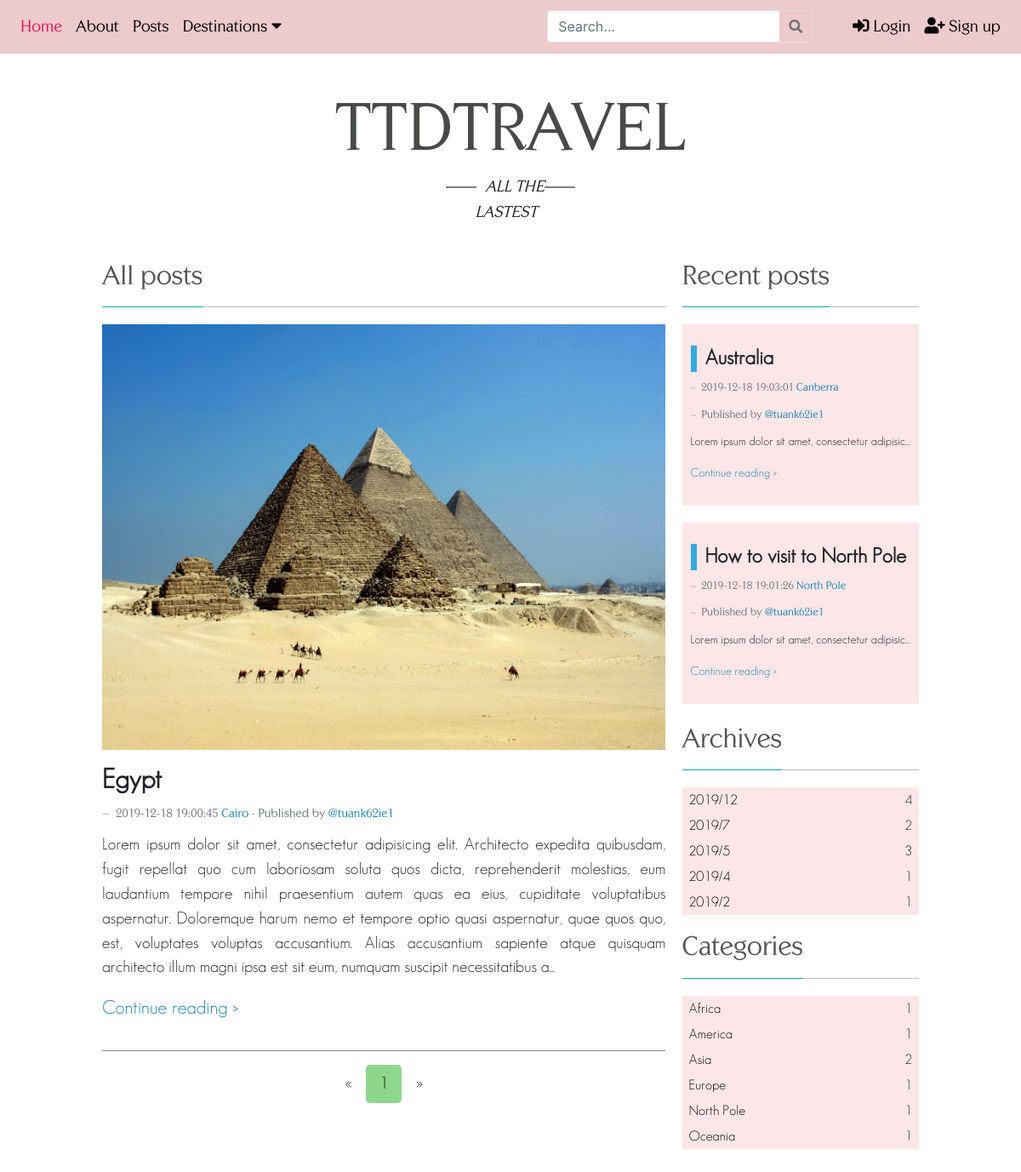
The page /all_post.php?categories=africa on the database its author committed.
### tables this page shows
CREATE TABLE `location` (
  `location_id` int(11) NOT NULL,
  `city` varchar(45) DEFAULT NULL,
  `country` varchar(45) DEFAULT NULL,
  `continent_id` int(11) NOT NULL,
  `post_id` int(11) NOT NULL
);

CREATE TABLE `post` (
  `post_id` int(11) NOT NULL,
  `title` varchar(100) NOT NULL,
  `text` text NOT NULL,
  `publish_date` datetime NOT NULL DEFAULT CURRENT_TIMESTAMP,
  `thumbnail_img` varchar(300) NOT NULL DEFAULT 'images/no-thumbnail.jpg',
  `user_id` int(11) NOT NULL DEFAULT '1'
);

### core/data/PDOData.php (called while the page is built, shortened)
<?php
	class PDOData {
		private $db = null;
    private $servername = "localhost:3307";
    private $database = "ttd_travel";
    private $username = "root";
    private $password = "quangtuan99";
		public function __construct() {
			try {
				$this->db = new PDO("mysql:host=$this->servername;dbname=$this->database", $this->username, $this->password);
			} catch(PDOException $e) { echo $e->getMessage();	}
		}
		public function __destruct() {
			try {
				$this->db = null;
			} catch(PDOException $e) { echo $e->getMessage();	}
		}
		public function doQuery($query) {
			$ret = array();
			try {
				$stmt = $this->db->query($query);
				if ($stmt) {
					while ($row = $stmt->fetch(PDO::FETCH_ASSOC)) {
						$ret[] = $row;
					}
				}
			} catch(PDOException $e) {	echo $query; }
			return $ret;
		}
		public function doPreparedQuery($queryTmpl, $paras) {
			$ret = array();
			try {
				$stmt = $this->db->prepare($queryTmpl);
				foreach ($paras as $k=>$v) $stmt->bindValue($k+1, $v);
				$stmt->execute();
				while ($row = $stmt->fetch(PDO::FETCH_ASSOC)) {
					$ret[] = $row;
				}
			} catch(PDOException $e) {	echo $e; }
			return $ret;
		}
	}

### all_post/model/AllPost.php (called while the page is built, shortened)
<?php
require_once("core/data/PDOData.php");
class AllPost {
  public function getRecentPostRight(){
    $db = new PDOData();
    $data = $db->doQuery("
      select p.*, l.city
      from post p
      inner join location l
      on l.post_id = p.post_id
      order by p.publish_date desc limit 2;
    ");
    return $data;
  }
  public function getArchives(){
    $db = new PDOData();
    $data = $db->doQuery("
      select  concat(year(publish_date), \"/\", month(publish_date)) as archived_date,
              count(post_id) as post_count
      from ttd_travel.post
      group by year(publish_date), month(publish_date) desc;
    ");
    return $data;
  }
  public function getCategories(){
    $db = new PDOData();
    $data = $db->doQuery("
      select c.continent_name, count(p.post_id) as post_count
      from post p
      inner join location l
      on l.post_id = p.post_id
      inner join continent c
      on c.continent_id = l.continent_id
      group by c.continent_name;
    ");
    return $data;
  }
  public function getPostByContinent($continent, $pageNumber, $pageSize) {
    $db = new PDOData();
    $rows = $db->doPreparedQuery("
      select p.*, l.city, c.continent_name
      from post p
      inner join location l
      on l.post_id = p.post_id
      inner join continent c
      on c.continent_id = l.continent_id
      where c.continent_name = ?
      order by p.publish_date desc;
    ", array($continent));
    $beginIndex = $pageNumber * $pageSize;
    $endIndex = $beginIndex  + $pageSize;
    if ($endIndex > count($rows)) $endIndex = count($rows);
    $ret = array();
    for ($i = $beginIndex; $i < $endIndex; $i++)
    $ret[] = $rows[$i];
    return $ret;
  }
}

### all_post/view/AllPostView.php (the view, shortened to what this page needs)
<?php
class AllPostView {
  private $data;
  public function __construct($data) {
    $this->data = $data;
  }
  public function recentPostRightView() {
    $html = "";
    foreach ($this->data as $row){
      $html .= '
      <div class="recent-post-container row">
        <div class="post-title-container">
          <h4 class="post-title hvr-animation-blue" href="#detailPostModal'.$row["post_id"].'" data-toggle="modal">'.$row["title"].'</h4>
        </div>
        <div class="datetime-location" style="font-size: 14px;">
          <footer class="blockquote-footer">
            <span>'.$row["publish_date"].'</span>
            <span class="location hvr-animation-blue">'.$row["city"].'</span>
          </footer>
        </div>
        <div class="datetime-location" style="font-size: 14px;">
          <footer class="blockquote-footer">
            <span>Published by </span>
            <span class="username hvr-animation-blue">@tuank62ie1</span>
          </footer>
        </div>
        <p class="post-content text-truncate" style="font-size: 14px;">'.$row["text"].'</p>
        <p class="read-more hvr-animation-blue" href="#detailPostModal'.$row["post_id"].'" data-toggle="modal" style="font-size: 14px;">Continue reading ></p>
      </div>
    ';
    }
    return $html;
  }
  public function archivesView() {
    $html = "";
    foreach ($this->data as $row){
      $date = explode("/", $row["archived_date"]);
      $year = (int)$date[0];
      $month = (int)$date[1];
      $html .= '
      <li class="archive-item grow">
        <div class="row" style="width: 100%; margin-left: auto; margin-right: auto;">
          <div class="col-md" style="padding: 0; margin-left: 3px;">
          <a href="./all_post.php?year='.$year.'&&month='.$month.'" style="color:black; text-decoration:none;"><p class="text">'.$row["archived_date"].'</p></a>
          </div>
          <div class="col-"><p class="counter">'.$row["post_count"].'</p></div>
        </div>
      </li>
      ';
    }
    return $html;
  }
  public function categoriesView() {
    $html = "";
    foreach($this->data as $row){
      $continent = strtolower($row["continent_name"]);
      $continent = str_replace(' ', '', $continent);
      $html .= '
      <li class="category-item grow">
        <div class="row" style="width: 100%; margin-left: auto; margin-right: auto;">
          <div class="col-md" style="padding: 0; margin-left: 3px;">
          <a href="./all_post.php?categories='.$continent.'" style="text-decoration:none; color:black;"><p class="text">'.$row["continent_name"].'</p></a>
          </div>
          <div class="col-"><p class="counter">'.$row["post_count"].'</p></div>
        </div>
      </li>
      ';
    }
    return $html;
  }
}

### all_post/view/AllPostListView.php (shortened to what this page needs)
<?php
class AllPostListView {
  private $data;
  private $page_num;
  private $current_page;
  private $categories;
  public function __construct($data, $page_num, $current_page, $categories) {
    $this->data = $data;
    $this->page_num = $page_num;
    $this->current_page = $current_page;
    $this->categories = $categories;
  }
  public function postByPageView() {
    $html = "";
    foreach ($this->data as $row){
      $string = $row["text"];
      $string = (strlen($string) > 500) ? substr($string, 0, 490).'...' : $string;
      $html .= '
      <li>
        <div class="postcontent">
          <div class="image-container">
            <img src="'.$row["thumbnail_img"].'" href="#detailPostModal'.$row["post_id"].'" data-toggle="modal">
          </div>
          <div class="text-container">
            <h2 class="post-title hvr-animation-blue" href="#detailPostModal'.$row["post_id"].'" data-toggle="modal">'.$row["title"].'</h2>
            <br>
            <div class="datetime-location">
              <footer class="blockquote-footer">
                <span>'.$row["publish_date"].'</span>
                <span class="location hvr-animation-blue">'.$row["city"].'</span>
                <span> · Published by </span>
                <span class="username hvr-animation-blue">@tuank62ie1</span>
              </footer>
            </div>
            <p class="post-content">'.$string.'</p>
            <p class="read-more hvr-animation-blue" href="#detailPostModal'.$row["post_id"].'" data-toggle="modal">Continue reading ></p>
          </div>
        </div>
      </li>
      <hr class="horizontal-line">
      ';
    }
    $html .= '
    <div class="text-center">
      <div class="pagination">
        <a href="?categories='.$this->categories.'&&p='.($this->current_page>0 ? $this->current_page : $this->current_page+1).'">&laquo;</a>';
        for ($i = 0; $i < $this->page_num; ++$i){
          if ($i != $this->current_page){
            $html .= '
            <a href="?categories='.$this->categories.'&&p='.($i+1).'">'.($i+1).'</a>
            ';
          }
          else {
            $html .= '
            <a class="active" href="#">'.($i+1).'</a>
            ';
          }
        }
        $html .= '
        <a href="?categories='.$this->categories.'&&p='.($this->current_page+1<$this->page_num ? $this->current_page+2 : $this->current_page+1).'">&raquo;</a>
      </div>
    </div>
    ';
    return $html;
  }
}
?>

### css/master.css (style rules this page uses)
* { box-sizing: border-box; }
span { font-weight: lighter; font-family: 'centabel' !important; }
.grow { transition: all .3s ease-in-out; }
.hvr-animation-blue { display: inline-block; text-decoration: none; cursor: pointer; }
.hvr-animation-blue::after { content: ''; display: block; width: 0; height: 2px; background: #1885b8; transition: width .3s; }
.horizontal-line { border-top: solid 1px #878787; }
img { max-width: 100%; max-height: 100%; }
.location { color: #1885b8; }
.username { color: #1885b8; }

### css/new-modal.css (style rules this page uses)
.row, .col-sm-1 { margin: 0; padding: 0; }

### css/all-post.css (style rules this page uses)
.post-title-container { width: 100%; }
.all-post-right span { font-size: 13px; }
.post-title { margin-top: 15px; display: inline-block; font-size }
.read-more { display: inline-block; cursor: pointer; font-size: 115%; }
.postcontent .post-title { transition: color .3s; }
.datetime-location { color: gray; margin-bottom: 10px; font-size: 18px; }
.location { color: #1885b8; }
.username { color: #1885b8; }
.read-more { color: #1885b8; }
.image-container img { width: 100%; height: 500px; cursor: pointer; }
.pagination { display: inline-block; }
.pagination a { color: black; float: left; padding: 8px 16px; text-decoration: none; transition: background-color .3s; border-radius: 5px; }
.pagination a.active { background-color: #8fd68d; border-radius: 5px; }
.category-list li, .archive-list li { height: 30px; background-color: #fce6e7; padding-left: 5px; padding-right: 8px; padding-top: 3px; }
.recent-post-container { background-color: #fce6e7; transition: background-color .2s; padding: 10px; margin-bottom: 20px; }
.recent-post-container .post-title { border-left: 7px solid #32aae1; padding-left: 10px; }
.post-title { font-family: Geosanslight; font-weight: bold; }
.recent-post .post-title { transition: color .3s; }

### rows shown on the page
location: post.thumbnail_img (picture), post.title "Egypt", post.publish_date "2019-12-18 19:00:45", city "Cairo", post.text "Lorem ipsum dolor sit amet, consectetur adipisicing elit. Architecto expedita quibusdam, fugit repellat quo cum laboriosam soluta quos dicta, reprehenderit molestias, eum laudantium tempore nihil praesentium autem quas ea eius, cupiditate voluptatibus aspernatur. Doloremque harum nemo et tempore optio quasi aspernatur, quae quos quo, est, voluptates voluptas accusantium. Alias accusantium sapiente atque quisquam architecto illum magni ipsa est sit eum, numquam suscipit necessitatibus a..."
location: post.title "Australia", post.publish_date "2019-12-18 19:03:01", city "Canberra", post.text "Lorem ipsum dolor sit amet, consectetur adipis…"
location: post.title "How to visit to North Pole", post.publish_date "2019-12-18 19:01:26", city "North Pole", post.text "Lorem ipsum dolor sit amet, consectetur adipis…"

### other values the page prints
$row["archived_date"] "2019/12"
$row["post_count"] "4"
$row["archived_date"] "2019/7"
$row["post_count"] "2"
$row["archived_date"] "2019/5"
$row["post_count"] "3"
$row["archived_date"] "2019/4"
$row["post_count"] "1"
$row["archived_date"] "2019/2"
$row["continent_name"] "Africa"
$row["continent_name"] "America"
$row["continent_name"] "Asia"
$row["continent_name"] "Europe"
$row["continent_name"] "North Pole"
$row["continent_name"] "Oceania"
